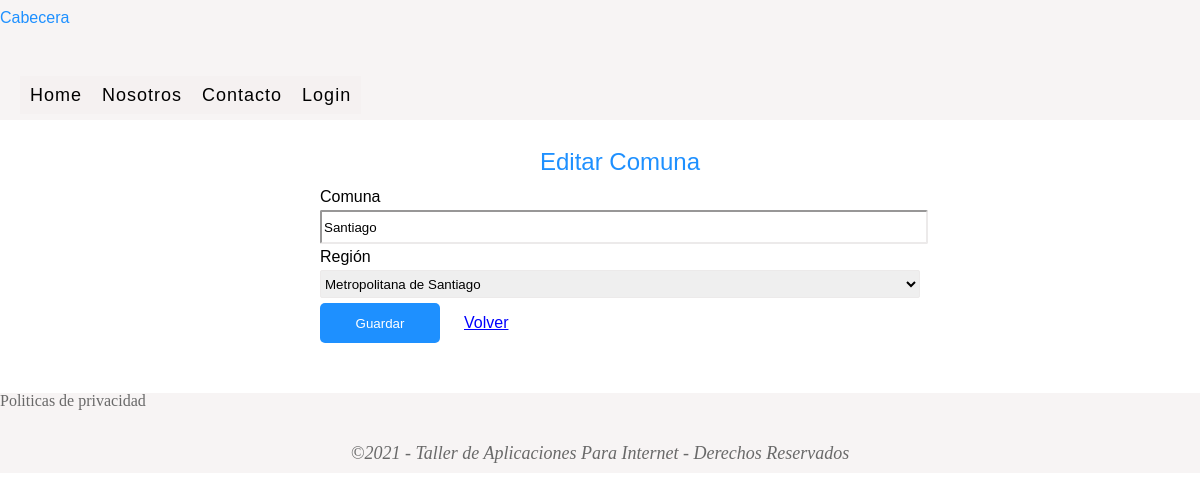
Before: /comunas/edit.php?id=1 with the older database file.
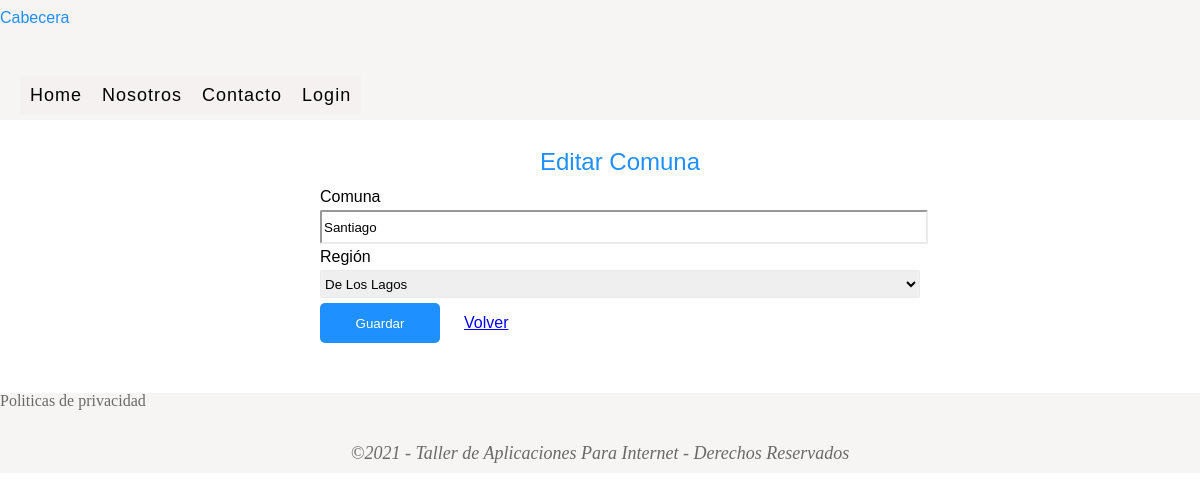
After: the same page with the newer database file.
### tables this page shows
CREATE TABLE `comunas` (
  `id` int NOT NULL AUTO_INCREMENT,
  `nombre` varchar(255) NOT NULL,
  `region_id` int NOT NULL,
  `created_at` datetime DEFAULT NULL,
  `updated_at` datetime DEFAULT NULL,
  PRIMARY KEY (`id`),
  KEY `region_id` (`region_id`),
  CONSTRAINT `comunas_ibfk_1` FOREIGN KEY (`region_id`) REFERENCES `regiones` (`id`)
);

CREATE TABLE `regiones` (
  `id` int NOT NULL AUTO_INCREMENT,
  `nombre` varchar(255) NOT NULL,
  `created_at` datetime DEFAULT NULL,
  `updated_at` datetime DEFAULT NULL,
  PRIMARY KEY (`id`)
);

### class/modelo.php (called while the page is built, shortened)
<?php
class Modelo
{
    public function __construct()
    {
        $this->_db = new Conexion;
    }
}

### class/comunaModel.php (called while the page is built, shortened)
<?php
require_once('modelo.php');
class comunaModel extends Modelo
{
    public function getComunaId($id)
    {
        $id = (int) $id;
        $comuna = $this->_db->prepare("SELECT c.id, c.nombre, c.region_id, c.created_at, c.updated_at, r.nombre as region FROM comunas c INNER JOIN regiones r ON c.region_id = r.id WHERE c.id = ?");
        $comuna->bindParam(1, $id);
        $comuna->execute();
        return $comuna->fetch();
    }
}

### comunas/edit.php (the view, shortened to what this page needs)
<?php
    require('../class/comunaModel.php');
    $comunas = new comunaModel;
    if (isset($_GET['id'])) {
        $id = (int) $_GET['id'];
        $comuna = $comunas->getComunaId($id);
    }
?>
<!DOCTYPE html>
<html lang="es">
<head>
    <link rel="stylesheet" href="../css/reset.css">
    <link rel="stylesheet" href="../css/estilos.css">
</head>
<body>
    <header>
        <h1>Cabecera</h1>
        <?php include('../partials/menu.php'); ?>
    </header>
    <section>
        <h1>Editar Comuna</h1>
        <div class="contenido">
            <?php if(!empty($comuna)): ?>
                <form action="" method="post">
                    <div class="form-group">
                        <label for="comuna">Comuna</label>
                        <input type="text" name="nombre" value="<?php echo $comuna['nombre']; ?>" class="form-control" placeholder="Ingrese el nombre de la comuna">
                    </div>
                    <div class="form-group">
                    <label for="region">Región</label>
                        <select name="region" class="form-control">
                            <option value="<?php echo $comuna['region_id']; ?>">
                                <?php echo $comuna['region']; ?>
                            </option>
                        </select>
                    </div>
                    <div class="form-group">
                        <button type="submit" class="btn btn-primary">Guardar</button>
                        <a href="show.php?id=<?php echo $id; ?>" class="btn btn-link">Volver</a>
                    </div>
                </form>
            <?php else: ?>
                <p class="text-info">El dato no existe</p>
            <?php endif; ?>
        </div>
    </section>
    <footer>
        <?php include('../partials/footer.php'); ?>
    </footer>
</body>
</html>

Changed rows visible on the page:
changed comunas "Santiago": region "Metropolitana de Santiago" → "De Los Lagos"
